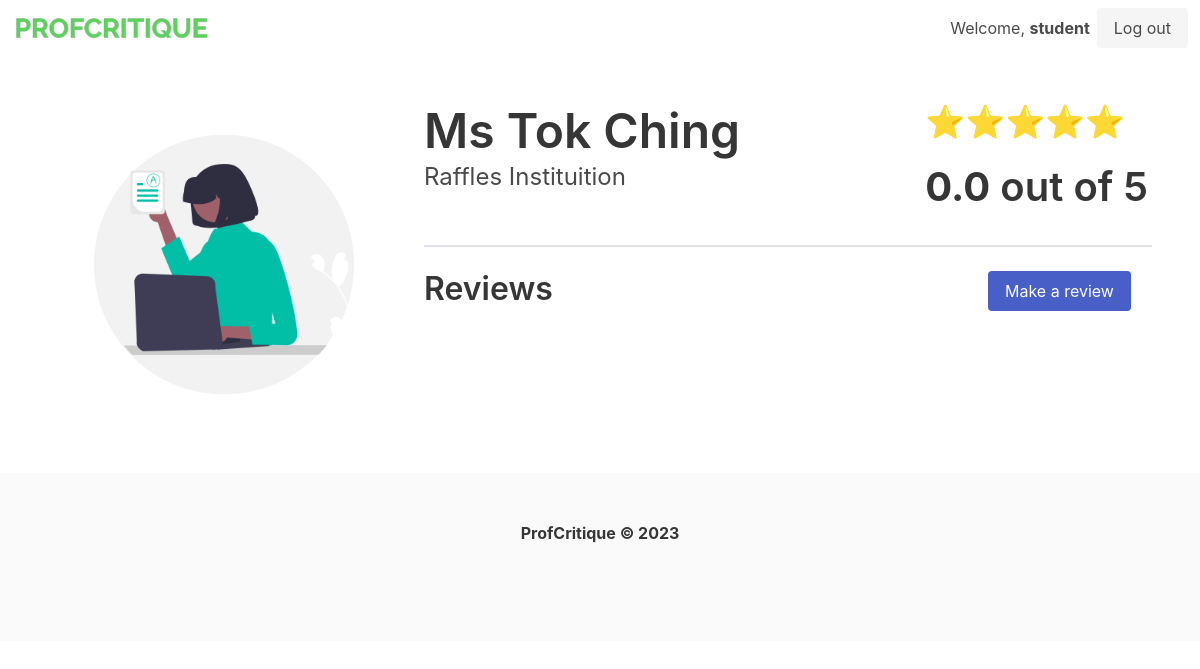
/teacher/2 (signed in), run on an earlier commit of the app's database.
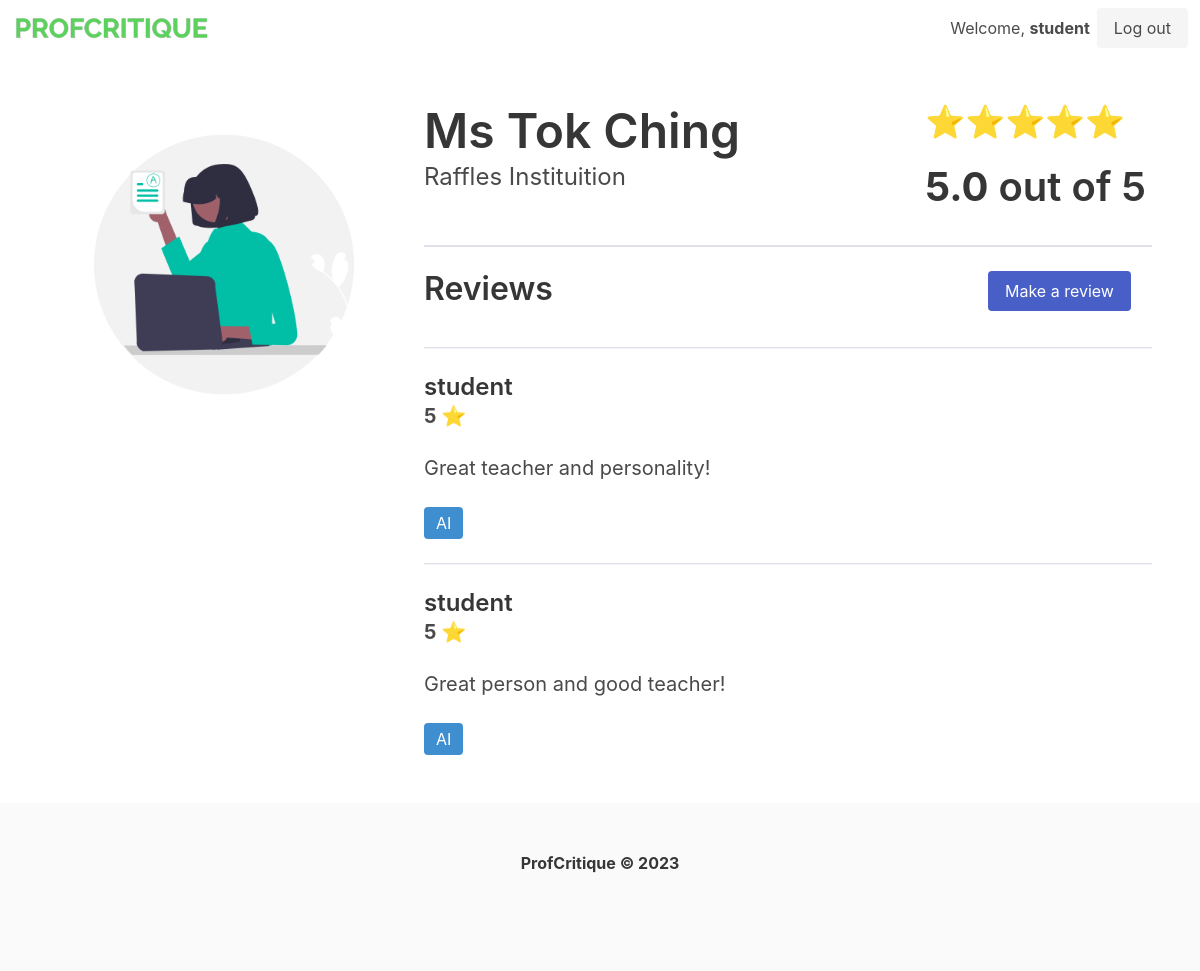
And on a later commit of the database.
### tables this page shows
CREATE TABLE users (
            id INTEGER PRIMARY KEY AUTOINCREMENT,
            username TEXT,
            password TEXT
        );

CREATE TABLE teachers (
            id INTEGER PRIMARY KEY,
            name TEXT,
            school_id INTEGER,
            FOREIGN KEY(school_id) REFERENCES schools(id)
        );

CREATE TABLE schools (
            id INTEGER PRIMARY KEY,
            name TEXT
        );

CREATE TABLE reviews (
            id INTEGER PRIMARY KEY AUTOINCREMENT,
            teacher_id INTEGER,
            user_id INTEGER,
            rating INTEGER,
            comment TEXT,
            flag TEXT,
            FOREIGN KEY(teacher_id) REFERENCES teachers(id),
            FOREIGN KEY(user_id) REFERENCES users(id)
        );

### main.py (the view)
@app.route("/teacher/<teacher_id>", methods=["GET"])
@login_required
def teacher_profile(teacher_id=""):
    result = db.get_teacher_by_id(teacher_id)
    reviews = db.get_review(teacher_id)
    return render_template(
        "teacher.html", teacher_id=teacher_id, result=result, reviews=reviews
    )

### main.py (called while the page is built)
@login_manager.user_loader
def load_user(user_id):
    user = db.get_user_by_id(user_id)
    if user is None:
        return None
    else:
        return User(int(user["id"]), user["username"], user["password"])

### utils/datastore.py (called while the page is built)
    def get_conn(self) -> sqlite3.Connection:
        def dict_factory(cursor: sqlite3.Cursor, row: sqlite3.Row) -> dict:
            d = {}
            for idx, col in enumerate(cursor.description):
                d[col[0]] = row[idx]
            return d
        conn = sqlite3.connect(self.uri)
        conn.row_factory = dict_factory
        return conn

    def get_record(self, command, param=None):
        conn = self.get_conn()
        cur = conn.cursor()
        if param is None:
            cur.execute(query_table[command])
        else:
            cur.execute(query_table[command], param)
        return cur.fetchone()

    def get_records(self, command, param=None):
        conn = self.get_conn()
        cur = conn.cursor()
        if param is None:
            cur.execute(query_table[command])
        else:
            cur.execute(query_table[command], param)
        return cur.fetchall()

    def get_user_by_id(self, user_id):
        user = self.get_record("load_user_by_id", (user_id,))
        return user

    def get_teacher_by_id(self, teacher_id):
        teacher = self.get_record("get_teacher_by_id", (int(teacher_id),))
        score = self.get_record("get_aggregated_score", (int(teacher_id),))
        if score["rating"] is None:
            score["rating"] = 0.0
        return dict(teacher, **score)

    def get_review(self, teacher_id):
        reviews = self.get_records("get_review", (int(teacher_id),))
        return reviews

### templates/teacher.html
{% extends "layout.html" %}
{% block body %}
<section class="section is-small">
    <div class="columns">
        <div class="column is-one-third">
            <figure class="image">
                <img src="{{url_for('static', filename='teacher_profile.png')}}">
            </figure>
        </div>
        <div class="column is-two-thirds">
            <div class="columns">
                <div class="column">
                    <h1 class="title is-1">{{ result["teacher_name"] }}</h1>
                    <h2 class="subtitle is-4">{{ result["school_name"] }}</h2>
                </div>
                <div class="column is-4">
                    <h1 class="title is-3">⭐⭐⭐⭐⭐</h1>
                    <h1 class="title is-2   "><b>{{ result["rating"]|round(1) }}</b> out of 5</h1>
                </div>
            </div>
            <hr style="border-top: 2px solid #e0e0eb;">
            <div class="columns">
                <div class="column">
                    <h1 class="title is-3">Reviews</h1>
                </div>
                <div class="column is-3">
                    <a class="button is-link" href="/teacher/{{ teacher_id }}/review">Make a review</a>
                </div>
            </div>
            {% if reviews %}
            {% for review in reviews %}
            <div class="row">
                <hr style="border-top: 1px solid #e0e0eb;">
                <h1 class="title is-4">{{ review["username"] }}</h1>
                <h2 class="subtitle is-5"><b>{{ review["rating"] }} ⭐</b></h2>
                <p class="is-size-5">{{ review["review"] }}</p>
                <br>
                <span class="tag is-info is-medium">{{ review["flag"] }}</span>
            </div>
            {% endfor %}
            {% endif %}
        </div>
    </div>
</section>
{% endblock %}

### templates/layout.html (shortened to what this page needs)
<!doctype html>
<html lang="en">
<head>
    <link rel="stylesheet" href="https://cdn.jsdelivr.net/npm/bulma@0.9.4/css/bulma.min.css">
</head>
<body>
    <nav class="navbar">
        <div class="navbar-brand">
            <a class="navbar-item" href="/">
                <img src="{{url_for('static', filename='logo.png')}}" width="200" height="30">
            </a>
        </div>
        <div class="navbar-end">
            <div class="navbar-item">
                {% if current_user.is_authenticated %}
                <h3 style="margin-right:7px">Welcome, <b>{{ current_user.username}}</b></h3>
                <a class="button is-light" href="/logout">
                    Log out
                </a>
                {% endif %}
            </div>
        </div>
    </nav>
    {% block body %}
    {% endblock %}
</body>
<footer class="footer">
    <div class="content has-text-centered">
        <p>
            <strong>ProfCritique © 2023</strong>
        </p>
    </div>
</footer>
</html>

What changed in the data, as far as the page shows it:
added reviews: username "student", rating "5", review "Great teacher and personality!", flag "AI"
added reviews: username "student", rating "5", review "Great person and good teacher!", flag "AI"
Also different on the page:
{{ result["rating"]|round(1) }}: "0.0" → "5.0"
